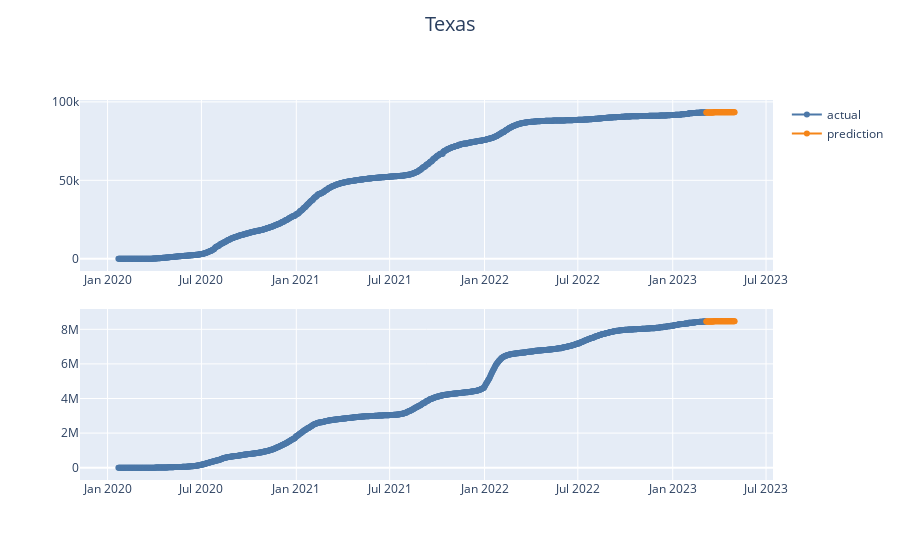

The notebook cell saved with this chart:
### Code cell
from plotly.colors import qualitative
COLORS = qualitative.T10[:2]
KINDS = 'Deaths', 'Cases'
dfs = {'actual': df_texas_actual, 'prediction': df_texas_pred}

fig = make_subplots(rows=2, cols=1, vertical_spacing=0.1)
for row, kind in enumerate(KINDS, start=1):
    for (name, df), color in zip(dfs.items(), COLORS):
        fig.add_scatter(x=df.index, 
                        y=df[kind], 
                        mode="lines+markers", 
                        name=name,
                        line={"color": color},
                        row=row,
                        showlegend=row==1,
                        col=1)
    
fig.update_layout(title={"text": "Texas", 
                         "x": 0.5, 
                         "y": 0.97, 
                         "font": {"size": 20}})
fig
